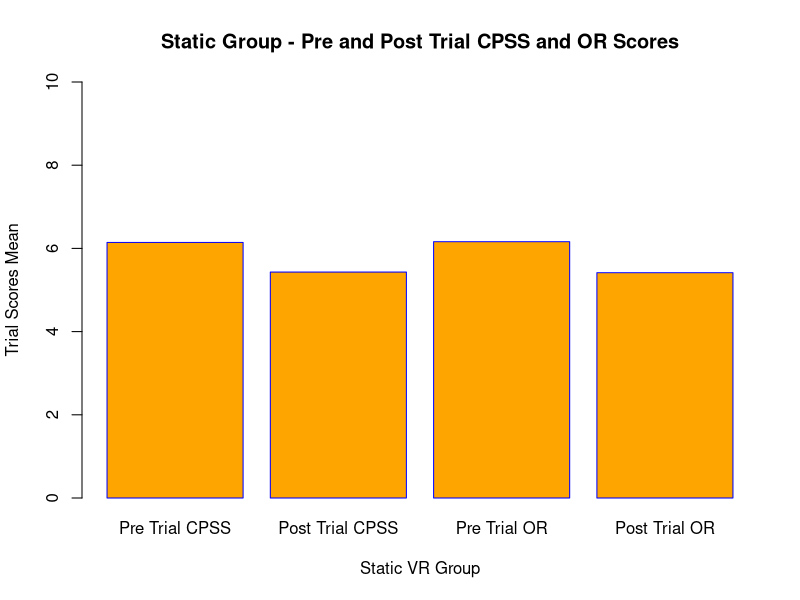
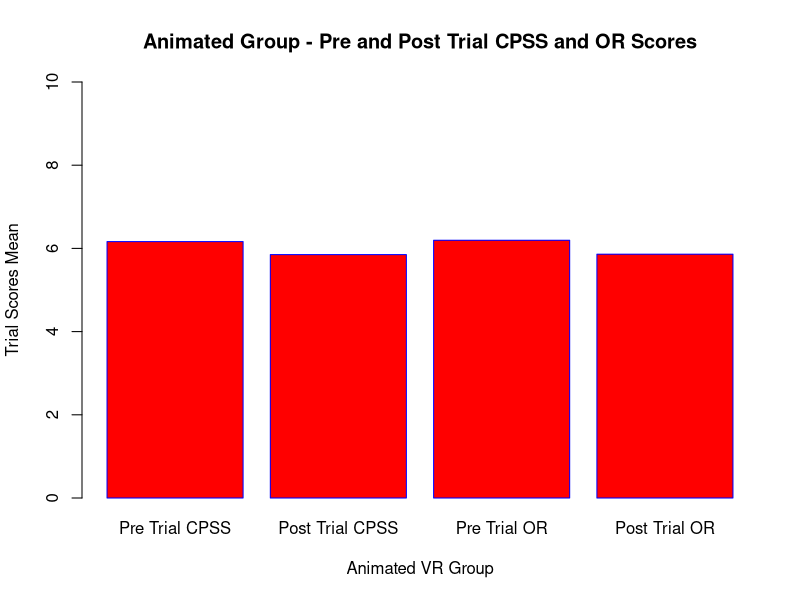
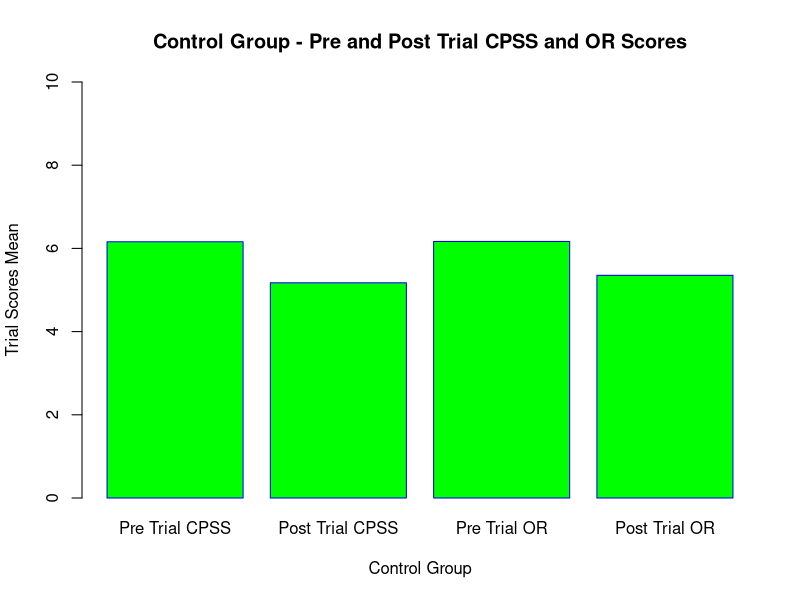
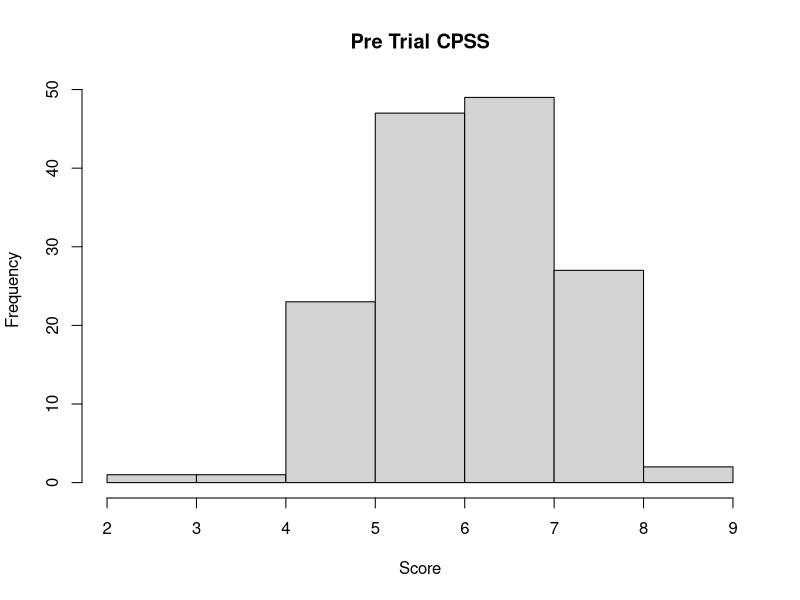
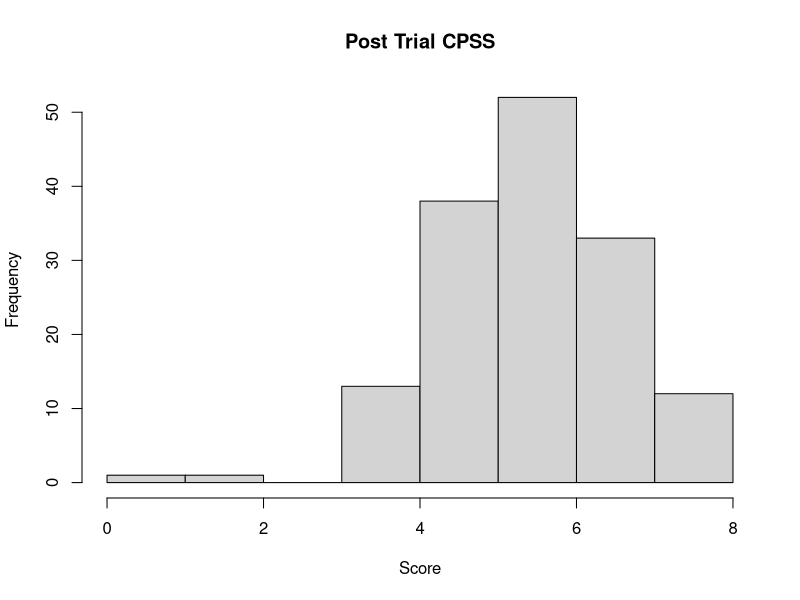
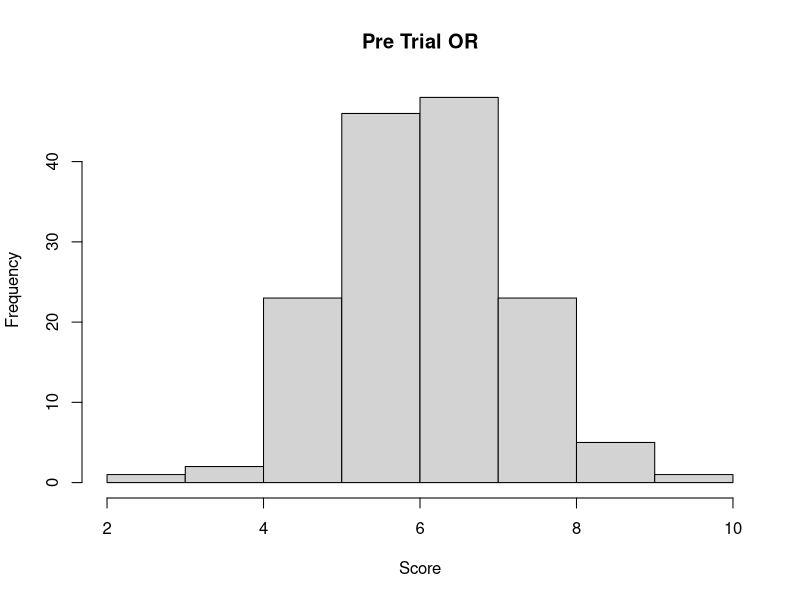
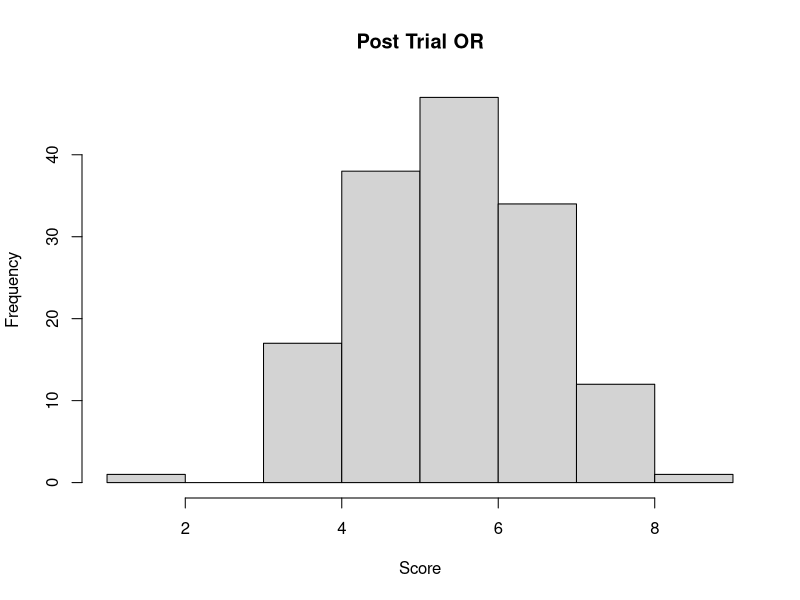
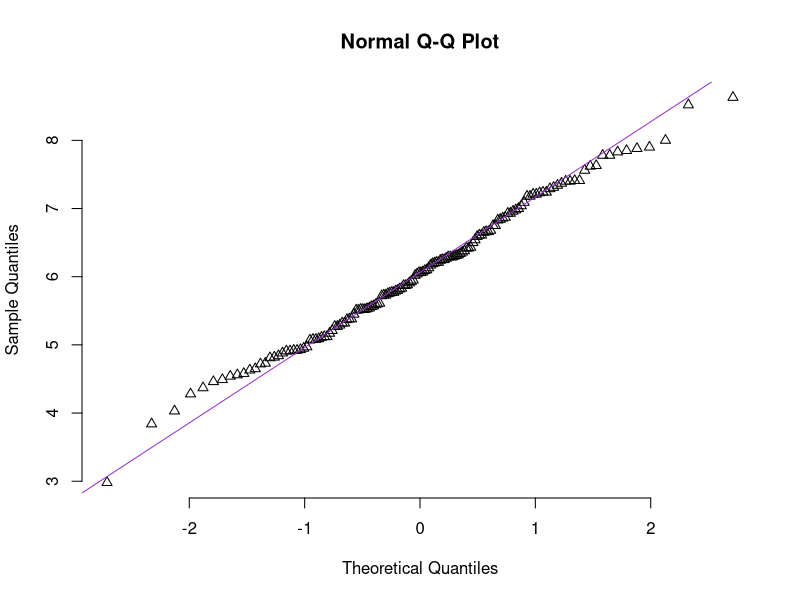

Write the R code that produced these figures, in order.
## ---- chunk 1

library(readr)
daie_ca3_data_10 <- read_csv("daie_ca3_data_10.csv")
#View(daie_ca3_data_10)

head(daie_ca3_data_10,10)

summary(daie_ca3_data_10)

tail(daie_ca3_data_10,5)

static_data<-c(6.1434,5.4312,6.161,5.4158)
CPSSOR<-c("Pre Trial CPSS","Post Trial CPSS","Pre Trial OR","Post Trial OR")

barplot(static_data,xlab="Static VR Group",ylab="Trial Scores Mean", main="Static Group - Pre and Post Trial CPSS and OR Scores", names.arg=CPSSOR, col="Orange", border="Blue", ylim=c(0,10))


animated_data<-c(6.1636,5.8508,6.1956,5.8608)
CPSSOR<-c("Pre Trial CPSS","Post Trial CPSS","Pre Trial OR","Post Trial OR")

barplot(animated_data,xlab="Animated VR Group",ylab="Trial Scores Mean", main="Animated Group - Pre and Post Trial CPSS and OR Scores", names.arg=CPSSOR, col="Red", border="Blue", ylim=c(0,10))


control_data<-c(6.1592,5.173,6.1666,5.3524)
CPSSOR<-c("Pre Trial CPSS","Post Trial CPSS","Pre Trial OR","Post Trial OR")

barplot(control_data,xlab="Control Group",ylab="Trial Scores Mean", main="Control Group - Pre and Post Trial CPSS and OR Scores", names.arg=CPSSOR, col="Green", border="Blue", ylim=c(0,10))

## ---- chunk 2

#install.packages("tidyverse")
library(tidyverse)
glimpse(daie_ca3_data_10)
class(daie_ca3_data_10$gender)
unique(daie_ca3_data_10$gender)
unique(daie_ca3_data_10$test_group)


## ---- chunk 3



hist(daie_ca3_data_10$pre_trial_cpss,
main = "Pre Trial CPSS",
xlab = "Score",
ylab = "Frequency",
breaks = 8)


hist(daie_ca3_data_10$post_trial_cpss,
main = "Post Trial CPSS",
xlab = "Score",
ylab = "Frequency",
breaks = 8)


hist(daie_ca3_data_10$pre_trial_or,
main = "Pre Trial OR",
xlab = "Score",
ylab = "Frequency",
breaks = 8)


hist(daie_ca3_data_10$post_trial_or,
main = "Post Trial OR",
xlab = "Score",
ylab = "Frequency",
breaks = 8)



## ---- chunk 4

qqnorm(daie_ca3_data_10$pre_trial_cpss,
       pch = 2, frame = FALSE)

qqline(daie_ca3_data_10$pre_trial_cpss,
       col = "darkorchid", lwd = 1)



qqnorm(daie_ca3_data_10$post_trial_cpss,
       pch = 2, frame = FALSE)

qqline(daie_ca3_data_10$post_trial_cpss,
       col = "darkorchid", lwd = 1)




qqnorm(daie_ca3_data_10$pre_trial_or,
       pch = 2, frame = FALSE)

qqline(daie_ca3_data_10$pre_trial_or,
       col = "darkorchid", lwd = 1)



qqnorm(daie_ca3_data_10$post_trial_or,
       pch = 2, frame = FALSE)

qqline(daie_ca3_data_10$post_trial_or,
       col = "darkorchid", lwd = 1)




## ---- chunk 5
